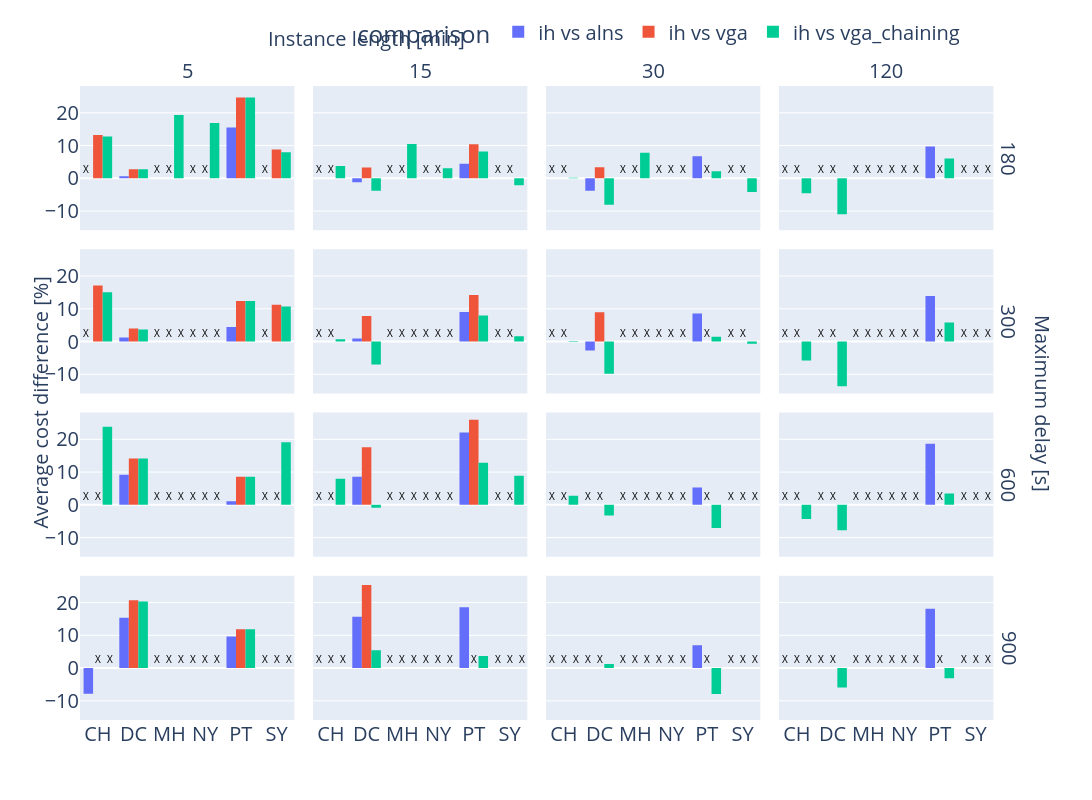

Here is the notebook cell this chart was saved with:
### Code cell
fig = px.histogram(
    vs_df,
    x='area_short',
    y='cost_diff_percentage',
    color='comparison',
    barmode='group',
    facet_col='duration_minutes',
    facet_row='max_delay',
)

for _, row in vs_df[vs_df['is_missing']].iterrows():
    axis_ref = vals_to_axis[(row['duration_minutes'], row['max_delay'])]
    
    xref = f'x{axis_ref}' if axis_ref > 1 else 'x'
    yref = f'y{axis_ref}' if axis_ref > 1 else 'y'

    offset = offsets[row['comparison']] * 0.3  # for spacing
    fig.add_annotation(
        x=row['area_short'],
        y=0,
        text="X",
        xanchor='center',
        yanchor='bottom',
        showarrow=False,
        font=dict(color='black', size=10),
        xref=xref,
        yref=yref,
        xshift=offset * 40  # pixel offset for visual spacing
    )

# Shared axes titles
fig.for_each_yaxis(lambda y: y.update(title=''))  # Remove titles
fig.add_annotation(
    x=-0.06, y=0.5, text="Average cost difference [%]", textangle=-90,
    xref="paper", yref="paper", showarrow=False
)
fig.for_each_xaxis(lambda x: x.update(title=''))  # Remove titles
fig.add_annotation(
    x=0.2, y=1.1, text="Instance length [min]", xref="paper", yref="paper", showarrow=False
)  # Add shared title
fig.add_annotation(
    x=1.05, y=0.5, text="Maximum delay [s]", xref="paper", yref="paper", showarrow=False, textangle=90
)  # Add shared facet row title

fig.for_each_annotation(lambda a: a.update(text=a.text.split("=")[-1]))
fig.update_layout(legend=dict(orientation="h", yanchor="bottom", y=1.05, xanchor="right", x=0.95), font=dict(size=20), height=800, width=1300,)

fig.write_image(f"{IMG_PATH}/avg_cost_diff_methods.pdf")
fig.show()
